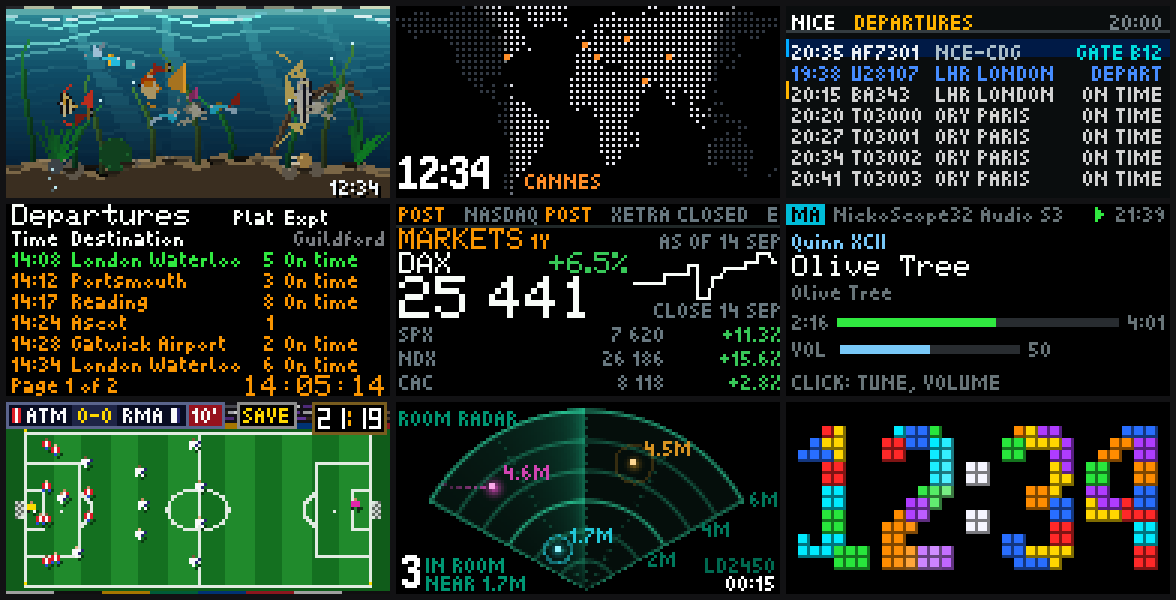
#> input picture img/screens.png, 1176 x 600 px
$ python tcodify.py ../../img/screens.png
#> lines starting #> are read from the running program, lines starting #| are printed output that depends on the picture
### tools/luasim/quad.py
"""libtcod's generate_quadrant_graphic, transcribed from the source.

src/libtcod/image_c.c:711-805, credited there to "Jeff Lait's code posted on
r.g.r.d". It is the best of the four libraries at this, and the two things it
does that the others do not are exactly the two that were wrong here before:

**Quarter blocks.** asciicker cannot draw a single covered quadrant, because
CP437 has no quarter block - it substitutes an ordered dither (render.cpp:2146),
and that dither is the speckle. libtcod reaches for U+2596..U+259D and draws the
quadrant as geometry. Eight codepoints cover all sixteen masks, because a mask
and its complement are the same shape with the colours swapped - hence the
negative entries in quadrant_to_codepoint.

**The two colours are reduced in RGB, by weighted merge.** Not a luminance
threshold, which is what was here before and why the hues drifted. Each further
quadrant is compared against both palette entries AND against the distance
between them; the closest pair is merged, weighted by how many quadrants each
entry already holds. A colour that is nearer the two existing ones than they are
to each other joins one of them; a colour further out than that displaces the
pair, which collapse together.

SadConsole, for contrast, averages the whole cell to one colour and picks a
block by its brightness (Host.MonoGame/Extensions.cs, ToSurface) - one sample a
cell against libtcod's four. BearLibTerminal has no converter at all; what it
offers is sub-cell offsets and layers, which do not apply here.

The codepoints are not needed below: quadrants are drawn as rectangles, and a
rectangle is exact where a glyph is an approximation.
"""

# The transcribed code is libtcod's, under its BSD 3-Clause License, which asks for this notice:
#
# BSD 3-Clause License
#
# Copyright © 2008-2026, Jice and the libtcod contributors.
# All rights reserved.
#
# Redistribution and use in source and binary forms, with or without
# modification, are permitted provided that the following conditions are met:
#
# 1. Redistributions of source code must retain the above copyright notice,
#    this list of conditions and the following disclaimer.
#
# 2. Redistributions in binary form must reproduce the above copyright notice,
#    this list of conditions and the following disclaimer in the documentation
#    and/or other materials provided with the distribution.
#
# 3. Neither the name of the copyright holder nor the names of its
#    contributors may be used to endorse or promote products derived from
#    this software without specific prior written permission.
#
# THIS SOFTWARE IS PROVIDED BY THE COPYRIGHT HOLDERS AND CONTRIBUTORS "AS IS"
# AND ANY EXPRESS OR IMPLIED WARRANTIES, INCLUDING, BUT NOT LIMITED TO, THE
# IMPLIED WARRANTIES OF MERCHANTABILITY AND FITNESS FOR A PARTICULAR PURPOSE
# ARE DISCLAIMED. IN NO EVENT SHALL THE COPYRIGHT HOLDER OR CONTRIBUTORS BE
# LIABLE FOR ANY DIRECT, INDIRECT, INCIDENTAL, SPECIAL, EXEMPLARY, OR
# CONSEQUENTIAL DAMAGES (INCLUDING, BUT NOT LIMITED TO, PROCUREMENT OF
# SUBSTITUTE GOODS OR SERVICES; LOSS OF USE, DATA, OR PROFITS; OR BUSINESS
# INTERRUPTION) HOWEVER CAUSED AND ON ANY THEORY OF LIABILITY, WHETHER IN
# CONTRACT, STRICT LIABILITY, OR TORT (INCLUDING NEGLIGENCE OR OTHERWISE)
# ARISING IN ANY WAY OUT OF THE USE OF THIS SOFTWARE, EVEN IF ADVISED OF THE
# POSSIBILITY OF SUCH DAMAGE.


def dist2(a, b):
    return (a[0]-b[0])**2 + (a[1]-b[1])**2 + (a[2]-b[2])**2


def lerp(a, b, t):
    """TCOD_color_lerp: from a towards b by t."""
    return tuple(int(a[i] + (b[i]-a[i]) * t + 0.5) for i in range(3))


def quadrant_cell(desired):
    """desired = (TL, TR, BL, BR). Returns (fg_quadrant_set, bg, fg).

    Quadrant 0 is the reference and never enters the mask, exactly as in the
    original: `X 1 / 2 4`.
    """
    mask = 0
    qi = 1
    while qi < 4 and desired[qi] == desired[0]:
        qi += 1
    if qi == 4:
        return set(), desired[0], desired[0]

    pal = [desired[0], desired[qi]]
    w = [qi, 1]
    mask |= 1 << (qi - 1)
    qi += 1
    while qi < 4:
        q = desired[qi]
        if q == pal[0]:
            w[0] += 1
        elif q == pal[1]:
            mask |= 1 << (qi - 1)
            w[1] += 1
        else:
            d0q, d1q, d01 = dist2(q, pal[0]), dist2(q, pal[1]), dist2(pal[0], pal[1])
            if d0q < d1q:
                if d0q <= d01:
                    pal[0] = lerp(q, pal[0], w[0] / (1.0 + w[0]))
                    w[0] += 1
                else:
                    pal[0] = lerp(pal[0], pal[1], w[1] / (w[0] + w[1]))
                    w[0] += 1
                    pal[1] = q
                    mask = 1 << (qi - 1)
            else:
                if d1q <= d01:
                    pal[1] = lerp(q, pal[1], w[1] / (1.0 + w[1]))
                    w[1] += 1
                    mask |= 1 << (qi - 1)
                else:
                    pal[0] = lerp(pal[0], pal[1], w[1] / (w[0] + w[1]))
                    w[0] += 1
                    pal[1] = q
                    mask = 1 << (qi - 1)
        qi += 1

    # quadrant index 1..3 is in the foreground when its bit is set; 0 never is
    fg_set = {i for i in (1, 2, 3) if mask & (1 << (i - 1))}
    return fg_set, pal[0], pal[1]

### tools/luasim/tcodify.py
"""An image into quadrant cells, by libtcod's rule. See quad.py."""
import argparse, json
from PIL import Image, ImageEnhance
from quad import quadrant_cell

def main():
    ap = argparse.ArgumentParser()
    ap.add_argument("image"); ap.add_argument("--cols", type=int, default=20)
    ap.add_argument("--rows", type=int, default=16)
    ap.add_argument("--cw", type=int, default=4); ap.add_argument("--chh", type=int, default=4)
    ap.add_argument("--crop", default=""); ap.add_argument("--contrast", type=float, default=1.0)
    ap.add_argument("--saturation", type=float, default=1.0); ap.add_argument("--gamma", type=float, default=1.0)
    ap.add_argument("--out", default="q.json"); ap.add_argument("--preview", default="")
    a = ap.parse_args()

    im = Image.open(a.image).convert("RGB")
#> im is the input picture: PIL image 1176x600 RGB; mean R, G, B 31.3, 45.8, 36.5
    if a.crop:
        l,t,r,b = (float(v) for v in a.crop.split(",")); W,H = im.size
        im = im.crop((int(l*W), int(t*H), int(r*W), int(b*H)))
    if a.gamma != 1.0:
        g=a.gamma; im = im.point(lambda v: int(255*((v/255)**(1/g))))
    if a.contrast != 1.0: im = ImageEnhance.Contrast(im).enhance(a.contrast)
    if a.saturation != 1.0: im = ImageEnhance.Color(im).enhance(a.saturation)

    im = im.resize((a.cols*2, a.rows*2), Image.LANCZOS)
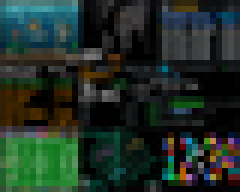
#> im: PIL image 40x32 RGB (shown 6 times larger); mean R, G, B 32.3, 46.9, 37.7
    p = im.load()
    art = []
    for cy in range(a.rows):
        row = []
        for cx in range(a.cols):
            tl, tr = p[cx*2, cy*2], p[cx*2+1, cy*2]
            bl, br = p[cx*2, cy*2+1], p[cx*2+1, cy*2+1]
            fg_set, bg, fg = quadrant_cell((tl, tr, bl, br))
            # mask as a nibble over (TL,TR,BL,BR) for the emitter
            m = 0
            for i in fg_set: m |= 1 << i
            row.append((m, bg, fg))
        art.append(row)
#> after the loop, art = 16 items
    json.dump({"cols":a.cols,"rows":a.rows,"cw":a.cw,"ch":a.chh,
               "cells":[[[m,list(bg),list(fg)] for m,bg,fg in r] for r in art]}, open(a.out,"w"))
    from collections import Counter
    c = Counter(m for r in art for m,_,_ in r)
#> c = {8: 45, 12: 76, 10: 79, 4: 39, 14: 32, 2: 41, 6: 4, 0: 4}
    print(f"{a.cols}x{a.rows}, маски: " + ", ".join(f"{k:X}:{v}" for k,v in c.most_common()))
#| 20x16, маски: A:79, C:76, 8:45, 2:41, 4:39, E:32, 6:4, 0:4

    if a.preview:
        out = Image.new("RGB",(a.cols*a.cw, a.rows*a.chh)); q = out.load()
        hw, hh = a.cw//2, a.chh//2
        boxes = [(0,0,hw,hh),(hw,0,a.cw-hw,hh),(0,hh,hw,a.chh-hh),(hw,hh,a.cw-hw,a.chh-hh)]
        for cy,row in enumerate(art):
            for cx,(m,bg,fg) in enumerate(row):
                for i,(ox,oy,w,h) in enumerate(boxes):
                    col = fg if (m>>i)&1 else bg
                    for yy in range(h):
                        for xx in range(w):
                            q[cx*a.cw+ox+xx, cy*a.chh+oy+yy] = col
        out.resize((out.width*8,out.height*8), Image.NEAREST).save(a.preview)
        print("превью:", a.preview)

main()
